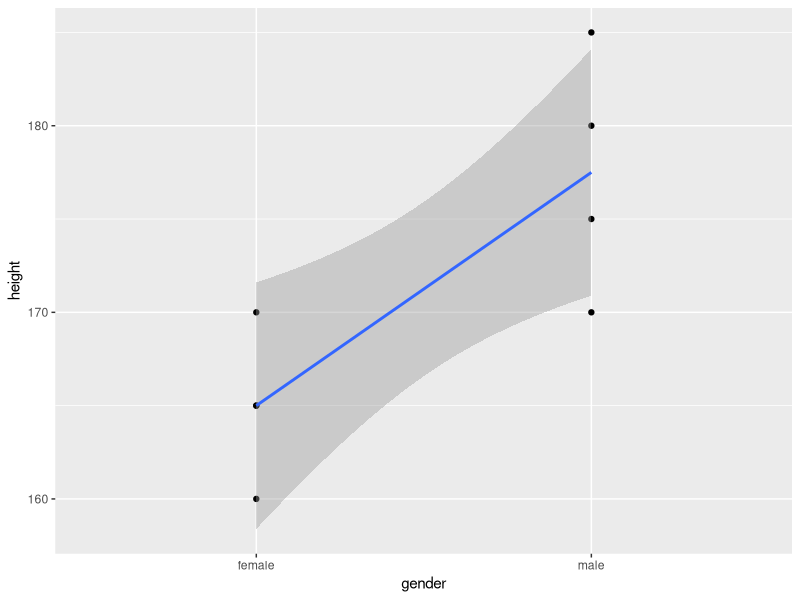
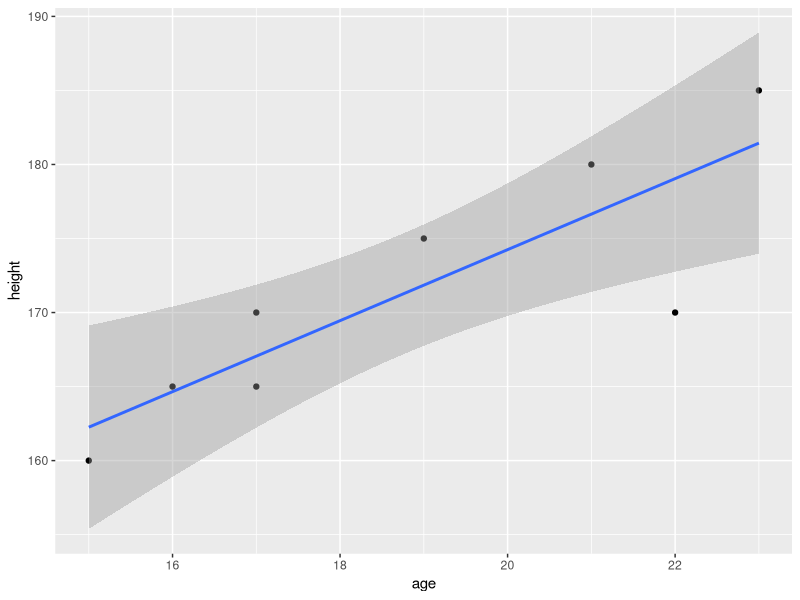
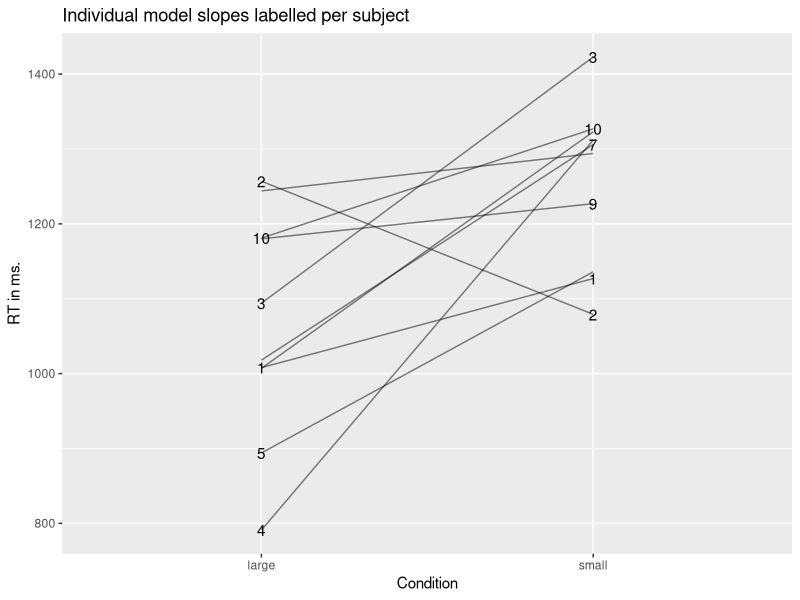
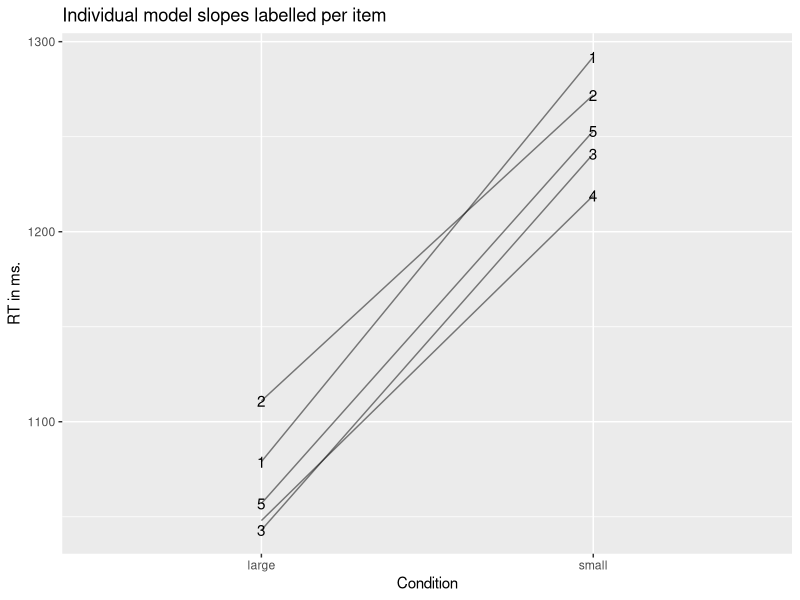
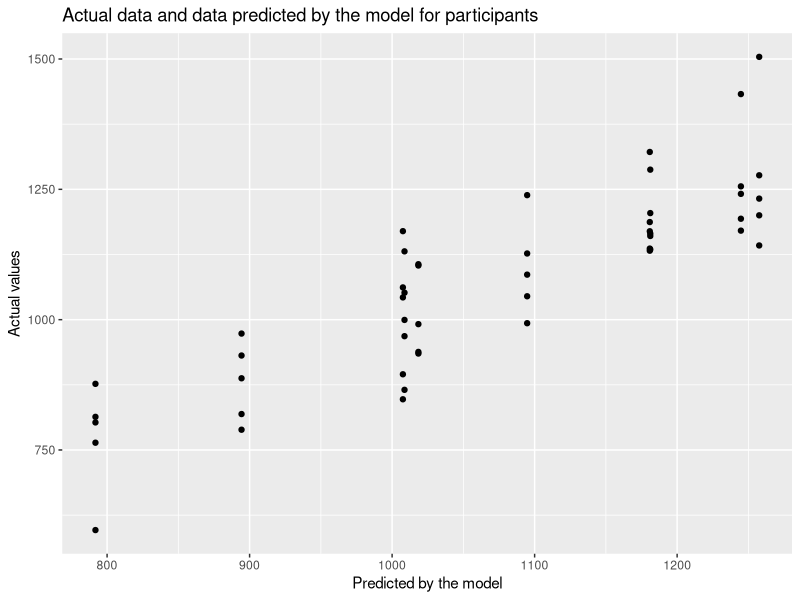
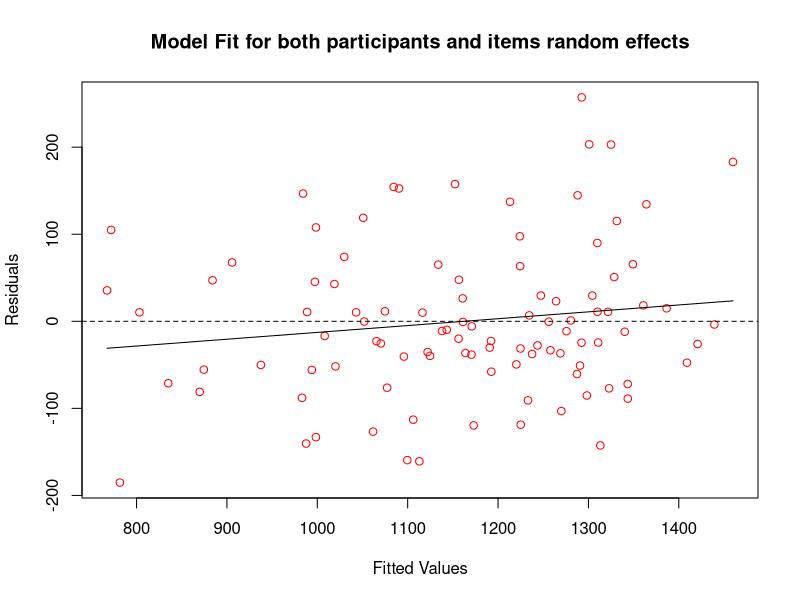
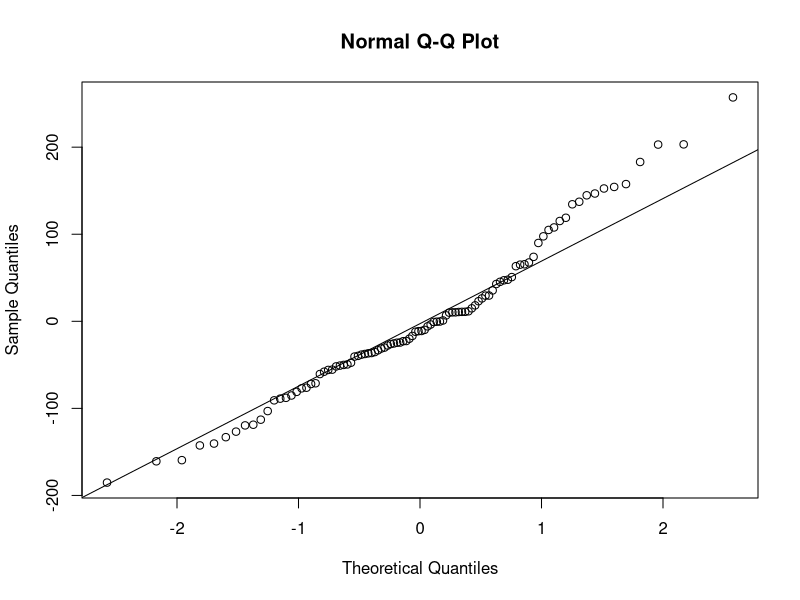
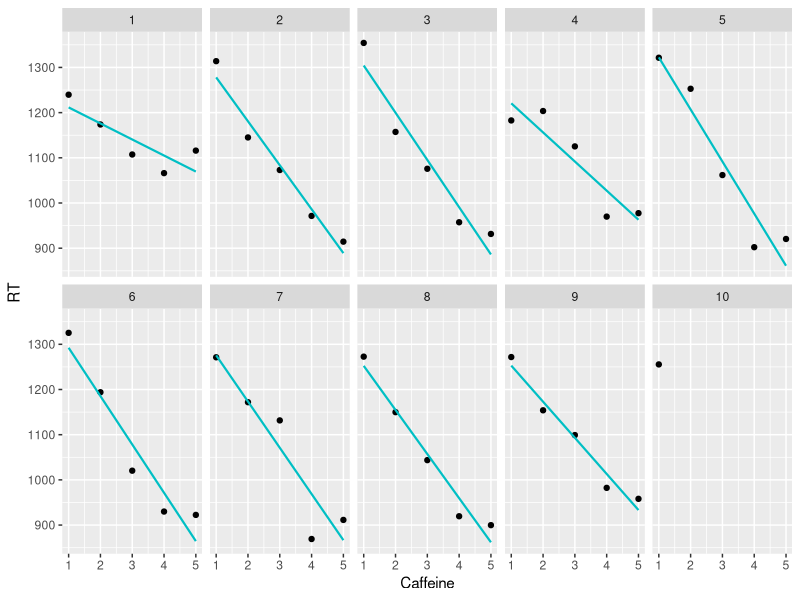

Write R code to recreate these figures, in order. (Note: this script raises an error after producing the figures.)
library(lme4) # needed for linear mixed models
library(lmerTest) # gives us p-values for parameters in linear mixed models 
library(emmeans) # allows us to run pairwise comparisons/contrsasts
library(tidyverse) # load the tidyverse packages
library(ordinal) # needed for CLMM - cumulative link mixed models for ordinal data

# Linear model
genderheightdata <- read_csv("data_files/genderheightdata.csv")

genderheightdata$gender <- as.factor(genderheightdata$gender)

ourmodel <- lm(height ~ gender, data = genderheightdata)
summary(ourmodel)

ggplot(genderheightdata, aes(x = gender, y = height, group = 1)) + 
  geom_point() +
  geom_smooth(method = "lm")

ageheightdata <- read_csv("data_files/ageheightdata.csv")

ourmodel <- lm(height ~ age, data = ageheightdata)
summary(ourmodel)

ggplot(ageheightdata, aes(x = age, y = height)) + 
  geom_point() +
  geom_smooth(method = "lm")

# Start of random slopes and intercepts simulation ####
# You really don't need to understand the following to follow the slides
# The code below just creates the simulated data set
subject <- rep(1:10, each = 10)
condition <- rep(c("large", "small"), 50)
item <- rep(rep(1:5), 20)

my_data <- arrange(as.tibble(cbind(subject, condition, item)), -desc(condition))
my_data <- arrange(my_data, desc(item))

set.seed(1234)
rt <- c(rnorm(10, 800, 100), rnorm(10, 1000, 100),
        rnorm(10, 800, 100), rnorm(10, 1000, 100),
        rnorm(10, 800, 100), rnorm(10, 1000, 100),
        rnorm(10, 800, 100), rnorm(10, 1000, 100),
        rnorm(10, 800, 100), rnorm(10, 1000, 100))

fulldata <- arrange(cbind(my_data, rt), -desc(subject))

set.seed(1)
baseline <- c(rep(runif(1, 0, 500), 5),
              rep(runif(1, 0, 500), 5),
              rep(runif(1, 0, 500), 5),
              rep(runif(1, 0, 500), 5),
              rep(runif(1, 0, 500), 5),
              rep(runif(1, 0, 500), 5),
              rep(runif(1, 0, 500), 5),
              rep(runif(1, 0, 500), 5),
              rep(runif(1, 0, 500), 5),
              rep(runif(1, 0, 500), 5),
              rep(runif(1, 0, 500), 5),
              rep(runif(1, 0, 500), 5),
              rep(runif(1, 0, 500), 5),
              rep(runif(1, 0, 500), 5),
              rep(runif(1, 0, 500), 5),
              rep(runif(1, 0, 500), 5),
              rep(runif(1, 0, 500), 5),
              rep(runif(1, 0, 500), 5),
              rep(runif(1, 0, 500), 5),
              rep(runif(1, 0, 500), 5))

fulldata <- fulldata %>% arrange(subject, desc(condition))

fulldata$rt <- fulldata$rt + baseline 

mixed_model <- lmer(rt ~ condition + (1 | subject) + (1 | item), data = fulldata)
summary(mixed_model)

mixed_model_null <- lmer(rt ~ (1 | subject) + (1 | item), data = fulldata)
summary(mixed_model_null)

anova(mixed_model, mixed_model_null)

coef(mixed_model)

mixed_model <- lmer(rt ~ condition + (1 + condition | subject) + (1 + condition | item), data = fulldata)
summary(mixed_model)

mixed_model_null <- lmer(rt ~ (1 + condition | subject) + (1 + condition | item), data = fulldata)
summary(mixed_model_null)

anova(mixed_model, mixed_model_null)

coef(mixed_model)

# Plot intercepts and slopes ####
# First by subjects ####
intercepts <- coef(mixed_model)$subject[1]
slopes <- coef(mixed_model)$subject[2]

large <- unlist(intercepts, recursive = TRUE, use.names = F)
small <- unlist(intercepts, recursive = TRUE, use.names = F) + 
  unlist(slopes, recursive = TRUE, use.names = F)
rt <- c(large, small)
condition <- c(rep("large", 10), rep("small", 10))

subject <- c(1, 10, 2, 3, 4, 5, 6, 7, 8, 9, 1, 10, 2, 3, 4, 5, 6, 7, 8, 9)

my_data <- arrange(as.tibble(cbind(subject, condition, rt)), -desc(subject))

my_data$rt <- as.integer(my_data$rt)
my_data$condition <- as.factor(my_data$condition)
my_data$subject <- as.factor(my_data$subject)

my_data %>% group_by(condition) %>% summarise(mean(as.integer(rt)))

ggplot(my_data, aes (x = condition, y = rt, group = subject, label = subject)) + 
  geom_line(alpha = .5) +
  geom_text(check_overlap = T) +
  labs(title = "Individual model slopes labelled per subject",
       x = "Condition", 
       y = "RT in ms.")

# Now by items ####
intercepts <- coef(mixed_model)$item[1]
slopes <- coef(mixed_model)$item[2]

large <- unlist(intercepts, recursive = TRUE, use.names = F)
small <- unlist(intercepts, recursive = TRUE, use.names = F) + 
  unlist(slopes, recursive = TRUE, use.names = F)
rt <- c(large, small)
condition <- c(rep("large", 5), rep("small", 5))

item <- c(1:5, 1:5)

my_data <- arrange(as.tibble(cbind(item, condition, rt)), -desc(item))

my_data$rt <- as.integer(my_data$rt)
my_data$condition <- as.factor(my_data$condition)
my_data$item <- as.factor(my_data$item)

my_data %>% group_by(condition) %>% summarise(mean(as.integer(rt)))

ggplot(my_data, aes (x = condition, y = rt, group = item, label = item)) + 
  geom_line(alpha = .5) +
  geom_text(check_overlap = T) +
  labs(title = "Individual model slopes labelled per item",
       x = "Condition", 
       y = "RT in ms.")

# Comparing model subject intercept and slopes to the actual data
intercepts <- coef(mixed_model)$subject[1]
slopes <- coef(mixed_model)$subject[2]
model_estimates <- as.tibble(cbind(intercepts, slopes))
model_estimates$subject <- c(1, 10, 2, 3, 4, 5, 6, 7, 8, 9)
colnames(model_estimates) <- c("estimated_large", "estimated_small", "subject")

model_estimates <- transmute(model_estimates, subject = as.character(subject), 
                             estimated_large, estimated_small = estimated_large + 
                               estimated_small)

# reshaping the actual data 
agg_data <- spread(fulldata, key = "condition", value = "rt")

# bring together the model estimates with the actual data
together <- full_join(model_estimates, agg_data, by = "subject")

# plot the actual data against the data predicted by the model
together %>% 
  ggplot(aes(x = estimated_large, y = large)) + 
  geom_point() +
  #geom_smooth(method = "lm") +
  labs(x = "Predicted by the model", y = "Actual values", 
       title = "Actual data and data predicted by the model for participants")

# Checking fit of residuals against fitted values
plot(fitted(mixed_model), residuals(mixed_model), 
     xlab = "Fitted Values", ylab = "Residuals", 
     main = "Model Fit for both participants and items random effects",
     col = "red")
abline(h = 0, lty = 2)
lines(smooth.spline(fitted(mixed_model), residuals(mixed_model)))

# Checking out the residuals
qqnorm(residuals(mixed_model))
qqline(residuals(mixed_model))

# Illustration of partial pooling ####
# Inspired bt Tristan Mahr’s worked example: 
# https://www.tjmahr.com/plotting-partial-pooling-in-mixed-effects-models/

subject <- rep(1:10, each = 5)
caffeine <- rep(rep(1:5), 10)

data <- arrange(as.tibble(cbind(subject, caffeine)), caffeine)

set.seed(1234)
rt <- c(rnorm(10, 1300, 50),
        rnorm(10, 1200, 55),
        rnorm(10, 1100, 55),
        rnorm(10, 1000, 60),
        rnorm(10, 1000, 80))

data_all <- arrange(cbind(data, rt), subject)

data_all[subject == 10 & caffeine != 1,]$rt <- NA

ggplot(data_all, aes (x = caffeine, y = rt)) + 
  geom_point() +
  geom_smooth(data = data_all, method = "lm", se = FALSE, colour = "#00BFC4", size = .75, linetype = 1) +
  facet_wrap(subject, nrow = 2) +
  labs(x = "Caffeine", y = "RT") + 
  theme(legend.position = "top")

no_pooling <- as.tibble(lmList(rt ~ caffeine | subject, data_all) %>% 
                          coef() %>% 
                          # Subject IDs are stored as row-names. Make them an explicit column
                          rownames_to_column("subject") %>% 
                          rename(Intercept = `(Intercept)`, Slope = caffeine) %>% 
                          add_column(Model = "No pooling"))

no_pooling$subject <- as.integer(no_pooling$subject)

model_pooled <- lm(rt ~ caffeine, data_all) 

# Repeat the intercept and slope terms for each participant
pooled <- data_frame(
  Model = "Complete pooling",
  subject = as.integer(unique(data_all$subject)),
  Intercept = coef(model_pooled)[1], 
  Slope = coef(model_pooled)[2])

# Join the raw data so we can use plot the points and the lines.
models <- bind_rows(pooled, no_pooling) %>% 
  left_join(data_all, by = "subject")

models$subject <- as.factor(models$subject)

p_model_comparison <- ggplot(models) + 
  aes(x = caffeine, y = rt) + 
  geom_abline(aes(intercept = Intercept, slope = Slope, color = Model),
              size = .75) + 
  geom_point() +
  facet_wrap(~ subject, nrow = 2) +
  labs(x = "Caffeine", y = "RT") + 
  theme(legend.position = "top")

p_model_comparison

m <- lmer(rt ~ 1 + caffeine + (1 + caffeine | subject), data_all)

partial_pooling <- coef(m)[["subject"]] %>% 
  as_tibble() %>% 
  rownames_to_column("subject") %>% 
  rename(Intercept = `(Intercept)`, Slope = caffeine) %>% 
  add_column(Model = "Partial pooling")

partial_pooling$subject <- as.integer(partial_pooling$subject)

df_models <- bind_rows(pooled, no_pooling, partial_pooling) %>% 
  left_join(data_all, by = "subject")

# Replace the data-set of the last plot
p_model_comparison %+% df_models

# Linear mixed model (LMM) for 1-factor (repeated measures) with three levels ####
DV <- read_csv("data_files/DV_1factor.csv")

DV$Condition <- as.factor(DV$Condition)
DV$Condition <- relevel(DV$Condition, ref = 3)

ggplot(DV, aes(x = Condition, y = Gaze, colour = Condition)) + 
  geom_boxplot() + 
  guides(colour = FALSE)

ggplot(DV, aes(x = Condition, y = Gaze, colour = Condition)) + 
  geom_violin() + 
  geom_jitter(width = .1, alpha = .5) + 
  stat_summary(fun.data = "mean_cl_boot", colour = "black") + 
  guides(colour = FALSE)

model.null <- lmer(Gaze ~ (1 + Condition | Subject) + (1 + Condition|Item), 
                   data = DV, REML = TRUE)

model.full <- lmer(Gaze ~ Condition + (1 + Condition | Subject) + (1 + Condition | Item), 
                   data = DV, REML = TRUE)

anova(model.null, model.full)
summary(model.full)

# GLMM for binomial data - 1-factor with(repeated measures) with 3 levels 
RO <- read_csv("RO.csv", col_types = cols(Condition = col_factor(levels = c("Neutral", 
                                                                            "Positive", "Negative"))))

data_agg <- RO %>% 
  group_by(Condition) %>% 
  summarise(mean=mean(DV), sd=sd(DV))

ggplot(data_agg, aes(x = Condition, y = mean, fill = Condition)) + 
  geom_col() +
  guides(fill = FALSE)

model.full <- glmer(DV ~ Condition + (1 + Condition | Subject) +
                      (1 + Condition | Item), data = RO, family = binomial)

model.interceptonly <- glmer(DV ~ Condition + (1 | Subject) + (1 | Item), 
                             data = RO, family = binomial)

model.null <- glmer(DV ~ (1 | Subject) + (1 | Item), data = RO, family = binomial)

anova(model.interceptonly, model.null)

# LMM for 2x2 repeated measures factorial design ####
DV <- read_csv("data_files/DV.csv")

DV$Sentence <- as.factor(DV$Sentence)
DV$Context <- as.factor(DV$Context)

# Set up contrast coding
contrasts(DV$Sentence) <- matrix(c(.5, -.5))
contrasts(DV$Context) <- matrix(c(.5, -.5))

# Visualise
ggplot(DV, aes(x = Context:Sentence, y = RT, colour = Context:Sentence)) + 
  geom_violin() + 
  geom_jitter(width = .1, alpha = .1) + 
  stat_summary(fun.data = "mean_cl_boot", colour="black") + 
  guides(colour = FALSE)

data_agg <- DV %>% 
  group_by(Context, Sentence) %>% 
  summarise_at("RT", funs(mean, sd), na.rm=TRUE)

data_agg$SE <- data_agg$sd/sqrt(60)

# Not used
# ggplot(data_agg, aes(x=Context:Sentence, y=mean, fill=Context:Sentence)) + geom_col() + 
#  geom_errorbar(aes(ymin=mean-SE, ymax=mean+SE, width=.5)) + guides(fill=FALSE)

ggplot(data_agg, aes(x = Context, y = mean, group = Sentence, colour = Sentence)) + 
  geom_line() + 
  geom_point() + 
  ylim(1200,1800) + 
  labs(title = "Plot of RT by Condition with SE bars", y = "Mean RT (ms.)") +
  geom_errorbar(aes(ymin = mean - SE, ymax = mean + SE, width = .1)) + 

model.full <- lmer(RT ~ Context * Sentence + (1 + Context * Sentence | Subject) + 
                    (1 + Context * Sentence | Item), data = DV, REML = TRUE)

model.null <- lmer(RT ~ (1 + Context * Sentence | Subject) + 
                     (1 + Context * Sentence | Item), data = DV, REML = TRUE)

anova(model.full, model.null)
summary(model.full)

emmeans(model.full, pairwise ~ Context * Sentence, adjust="none")

# CLMM for ordinal data ####
Main <- read_csv("data_files/Main.csv")

Main$Subject <- as.factor(Main$Subject)
Main$Image <- as.factor(Main$Image)
Main$SportType <- as.factor(Main$SportType)
Main$VideoCondition <- as.factor(Main$VideoCondition)

# VideoCondition 2=congruent, 3=Incongruent, 4=neutral
Main$VideoCondition <- recode(Main$VideoCondition, 
                               "2"="Congruent", "3"="Incongruent", "4"="Neutral")

Main %>%
  ggplot(aes(x = VideoCondition, y = ratings, colour = VideoCondition)) +
  geom_violin() +
  geom_jitter(width = .1, alpha = .2) +
  stat_summary(fun.data = "mean_cl_boot", colour = "black") +
  guides(colour = FALSE) +
  labs( x = "Condition", y = "Rating", title = "Rating Scores by Condition")

# Set up model - first need to set our DV as an ordered factor
Main$ratings <- as.ordered(Main$ratings)
model.clm.null <- clmm(ratings ~ 1 + (1 + VideoCondition|Subject) + 
                         (1 + VideoCondition|SportType) + 
                         (1 + VideoCondition|Image), data = Main)

model.clm4 <- clmm(ratings ~ VideoCondition + (1 + VideoCondition|Subject) + 
                     (1 + VideoCondition|SportType) + 
                     (1 + VideoCondition|Image), data = Main)

anova(model.clm.null, model.clm4)

emmeans(model.clm4, pairwise ~ VideoCondition, adjust = "none")

# Build and examine normality of residuals with data untransformed
model.full <- lmer(RT ~ Context * Sentence + (1 + Context + Sentence | Subject) + 
                     (1 + Context + Sentence | Item), data = DV, REML = TRUE)

# checking residuals at the model level
qqnorm(residuals(model.full))
qqline(residuals(model.full))
summary(model.full)

# checking residuals at the random effects level
r_int <- lme4::ranef(model.full)$Subject$`(Intercept)`
qqnorm(r_int)
qqline(r_int)

r_slope <- lme4::ranef(model.full)$Subject$Context1
qqnorm(r_slope)
qqline(r_slope)

r_slope <- lme4::ranef(model.full)$Subject$Sentence1
qqnorm(r_slope)
qqline(r_slope)

# Build and examine normality of residuals with data log transformed 
model.full <- lmer(log(RT) ~ Context * Sentence + (1 + Context * Sentence | Subject) + 
                     (1 + Context * Sentence | Item), data = DV, REML = TRUE)

qqnorm(residuals(model.full))
qqline(residuals(model.full))
summary(model.full)

# Build and examine normality of residuals with GLMM under the Gamma distribution - 
# simplified random effects structure needed to converge
model.full <- glmer(RT ~ Context * Sentence + (1 + Context | Subject) + 
                      (1 + Context | Item), data = DV, family = Gamma)

qqnorm(residuals(model.full))
summary(model.full)
